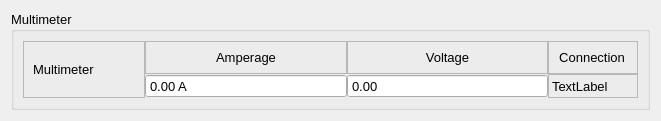
<?xml version="1.0" encoding="UTF-8"?>
<ui version="4.0">
 <class>Form</class>
 <widget class="QWidget" name="Form">
  <property name="geometry">
   <rect>
    <x>0</x>
    <y>0</y>
    <width>661</width>
    <height>121</height>
   </rect>
  </property>
  <property name="windowTitle">
   <string>Multimeter</string>
  </property>
  <layout class="QHBoxLayout" name="horizontalLayout">
   <item>
    <widget class="QGroupBox" name="multimeter">
     <property name="font">
      <font>
       <pointsize>10</pointsize>
      </font>
     </property>
     <property name="title">
      <string>Multimeter</string>
     </property>
     <layout class="QHBoxLayout" name="horizontalLayout_3">
      <property name="spacing">
       <number>0</number>
      </property>
      <item>
       <widget class="QFrame" name="horizontalFrame">
        <property name="frameShape">
         <enum>QFrame::StyledPanel</enum>
        </property>
        <layout class="QHBoxLayout" name="horizontalLayout_2">
         <item>
          <widget class="QLabel" name="label">
           <property name="text">
            <string>Multimeter</string>
           </property>
          </widget>
         </item>
         <item>
          <spacer name="horizontalSpacer">
           <property name="orientation">
            <enum>Qt::Horizontal</enum>
           </property>
           <property name="sizeType">
            <enum>QSizePolicy::Fixed</enum>
           </property>
           <property name="sizeHint" stdset="0">
            <size>
             <width>40</width>
             <height>20</height>
            </size>
           </property>
          </spacer>
         </item>
        </layout>
       </widget>
      </item>
      <item>
       <layout class="QGridLayout" name="gridLayout">
        <property name="spacing">
         <number>0</number>
        </property>
        <item row="0" column="0">
         <widget class="QLabel" name="label_2">
          <property name="sizePolicy">
           <sizepolicy hsizetype="Expanding" vsizetype="Preferred">
            <horstretch>0</horstretch>
            <verstretch>0</verstretch>
           </sizepolicy>
          </property>
          <property name="frameShape">
           <enum>QFrame::StyledPanel</enum>
          </property>
          <property name="text">
           <string>Amperage</string>
          </property>
          <property name="alignment">
           <set>Qt::AlignCenter</set>
          </property>
         </widget>
        </item>
        <item row="0" column="1">
         <widget class="QLabel" name="label_3">
          <property name="sizePolicy">
           <sizepolicy hsizetype="Expanding" vsizetype="Preferred">
            <horstretch>0</horstretch>
            <verstretch>0</verstretch>
           </sizepolicy>
          </property>
          <property name="frameShape">
           <enum>QFrame::StyledPanel</enum>
          </property>
          <property name="text">
           <string>Voltage</string>
          </property>
          <property name="alignment">
           <set>Qt::AlignCenter</set>
          </property>
         </widget>
        </item>
        <item row="0" column="2">
         <widget class="QLabel" name="label_4">
          <property name="frameShape">
           <enum>QFrame::StyledPanel</enum>
          </property>
          <property name="text">
           <string>  Connection  </string>
          </property>
         </widget>
        </item>
        <item row="1" column="0">
         <widget class="QDoubleSpinBox" name="doubleSpinBox">
          <property name="readOnly">
           <bool>true</bool>
          </property>
          <property name="buttonSymbols">
           <enum>QAbstractSpinBox::NoButtons</enum>
          </property>
          <property name="suffix">
           <string> A</string>
          </property>
         </widget>
        </item>
        <item row="1" column="1">
         <widget class="QDoubleSpinBox" name="doubleSpinBox_2">
          <property name="readOnly">
           <bool>true</bool>
          </property>
          <property name="buttonSymbols">
           <enum>QAbstractSpinBox::NoButtons</enum>
          </property>
         </widget>
        </item>
        <item row="1" column="2">
         <widget class="QLabel" name="label_5">
          <property name="frameShape">
           <enum>QFrame::StyledPanel</enum>
          </property>
          <property name="text">
           <string>TextLabel</string>
          </property>
         </widget>
        </item>
       </layout>
      </item>
     </layout>
    </widget>
   </item>
  </layout>
 </widget>
 <resources/>
 <connections/>
</ui>
